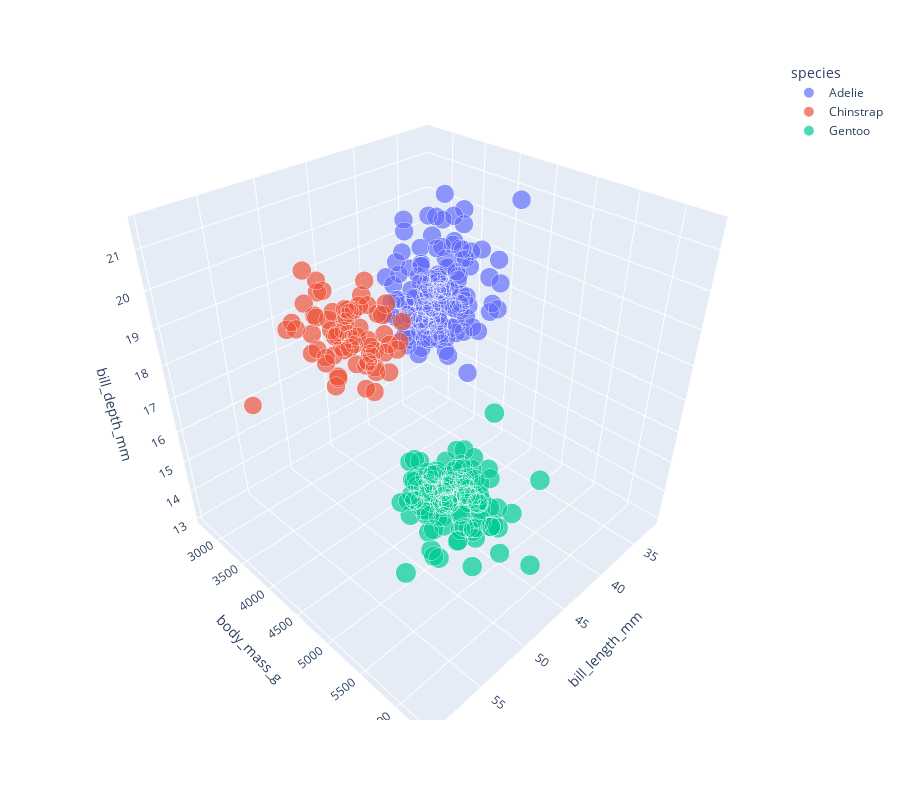

The notebook cell saved with this chart:
### Code cell
px.scatter_3d( data_frame=penguins, x = 'bill_length_mm', y ='body_mass_g', z = "bill_depth_mm" , color="species", size="flipper_length_mm", height=800 )
